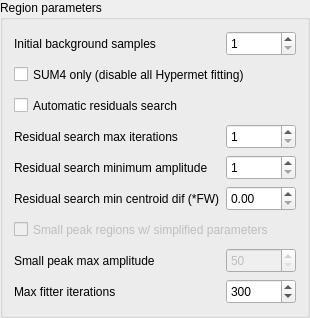
         <widget class="QGroupBox" name="groupBox_2">
          <property name="title">
           <string>Region parameters</string>
          </property>
          <layout class="QGridLayout" name="gridLayout_2">
           <item row="6" column="0">
            <layout class="QHBoxLayout" name="horizontalLayout_27">
             <item>
              <widget class="QLabel" name="label_50">
               <property name="minimumSize">
                <size>
                 <width>0</width>
                 <height>25</height>
                </size>
               </property>
               <property name="maximumSize">
                <size>
                 <width>16777215</width>
                 <height>25</height>
                </size>
               </property>
               <property name="text">
                <string>Residual search min centroid dif (*FW)</string>
               </property>
              </widget>
             </item>
             <item>
              <widget class="QDoubleSpinBox" name="doubleResidTooClose">
               <property name="minimumSize">
                <size>
                 <width>70</width>
                 <height>25</height>
                </size>
               </property>
               <property name="maximumSize">
                <size>
                 <width>70</width>
                 <height>25</height>
                </size>
               </property>
               <property name="decimals">
                <number>2</number>
               </property>
               <property name="minimum">
                <double>0.000000000000000</double>
               </property>
               <property name="singleStep">
                <double>0.010000000000000</double>
               </property>
              </widget>
             </item>
            </layout>
           </item>
           <item row="2" column="0">
            <widget class="QCheckBox" name="checkResidAuto">
             <property name="enabled">
              <bool>true</bool>
             </property>
             <property name="minimumSize">
              <size>
               <width>0</width>
               <height>25</height>
              </size>
             </property>
             <property name="maximumSize">
              <size>
               <width>16777215</width>
               <height>25</height>
              </size>
             </property>
             <property name="layoutDirection">
              <enum>Qt::LeftToRight</enum>
             </property>
             <property name="text">
              <string>Automatic residuals search</string>
             </property>
            </widget>
           </item>
           <item row="9" column="0">
            <layout class="QHBoxLayout" name="horizontalLayout_19">
             <item>
              <widget class="QLabel" name="label_40">
               <property name="minimumSize">
                <size>
                 <width>0</width>
                 <height>25</height>
                </size>
               </property>
               <property name="maximumSize">
                <size>
                 <width>16777215</width>
                 <height>25</height>
                </size>
               </property>
               <property name="text">
                <string>Max fitter iterations</string>
               </property>
              </widget>
             </item>
             <item>
              <widget class="QSpinBox" name="spinFitterMaxIterations">
               <property name="enabled">
                <bool>true</bool>
               </property>
               <property name="minimumSize">
                <size>
                 <width>70</width>
                 <height>25</height>
                </size>
               </property>
               <property name="maximumSize">
                <size>
                 <width>70</width>
                 <height>25</height>
                </size>
               </property>
               <property name="minimum">
                <number>5</number>
               </property>
               <property name="maximum">
                <number>20000</number>
               </property>
               <property name="singleStep">
                <number>10</number>
               </property>
               <property name="value">
                <number>300</number>
               </property>
              </widget>
             </item>
            </layout>
           </item>
           <item row="8" column="0">
            <layout class="QHBoxLayout" name="horizontalLayout_11">
             <item>
              <widget class="QLabel" name="label_11">
               <property name="minimumSize">
                <size>
                 <width>0</width>
                 <height>25</height>
                </size>
               </property>
               <property name="maximumSize">
                <size>
                 <width>16777215</width>
                 <height>25</height>
                </size>
               </property>
               <property name="text">
                <string>Small peak max amplitude</string>
               </property>
              </widget>
             </item>
             <item>
              <widget class="QSpinBox" name="spinSmallMaxAmplitude">
               <property name="enabled">
                <bool>false</bool>
               </property>
               <property name="minimumSize">
                <size>
                 <width>70</width>
                 <height>25</height>
                </size>
               </property>
               <property name="maximumSize">
                <size>
                 <width>70</width>
                 <height>25</height>
                </size>
               </property>
               <property name="minimum">
                <number>50</number>
               </property>
               <property name="maximum">
                <number>50000</number>
               </property>
               <property name="singleStep">
                <number>10</number>
               </property>
              </widget>
             </item>
            </layout>
           </item>
           <item row="4" column="0">
            <layout class="QHBoxLayout" name="horizontalLayout_9">
             <item>
              <widget class="QLabel" name="label_9">
               <property name="minimumSize">
                <size>
                 <width>0</width>
                 <height>25</height>
                </size>
               </property>
               <property name="maximumSize">
                <size>
                 <width>16777215</width>
                 <height>25</height>
                </size>
               </property>
               <property name="text">
                <string>Residual search max iterations</string>
               </property>
              </widget>
             </item>
             <item>
              <widget class="QSpinBox" name="spinResidMaxIterations">
               <property name="minimumSize">
                <size>
                 <width>70</width>
                 <height>25</height>
                </size>
               </property>
               <property name="maximumSize">
                <size>
                 <width>70</width>
                 <height>25</height>
                </size>
               </property>
               <property name="minimum">
                <number>1</number>
               </property>
               <property name="maximum">
                <number>20</number>
               </property>
              </widget>
             </item>
            </layout>
           </item>
           <item row="5" column="0">
            <layout class="QHBoxLayout" name="horizontalLayout_10">
             <item>
              <widget class="QLabel" name="label_10">
               <property name="minimumSize">
                <size>
                 <width>0</width>
                 <height>25</height>
                </size>
               </property>
               <property name="maximumSize">
                <size>
                 <width>16777215</width>
                 <height>25</height>
                </size>
               </property>
               <property name="text">
                <string>Residual search minimum amplitude</string>
               </property>
              </widget>
             </item>
             <item>
              <widget class="QSpinBox" name="spinResidMinAmplitude">
               <property name="enabled">
                <bool>true</bool>
               </property>
               <property name="minimumSize">
                <size>
                 <width>70</width>
                 <height>25</height>
                </size>
               </property>
               <property name="maximumSize">
                <size>
                 <width>70</width>
                 <height>25</height>
                </size>
               </property>
               <property name="minimum">
                <number>1</number>
               </property>
               <property name="maximum">
                <number>50000</number>
               </property>
              </widget>
             </item>
            </layout>
           </item>
           <item row="0" column="0">
            <layout class="QHBoxLayout" name="horizontalLayout_8">
             <item>
              <widget class="QLabel" name="label_8">
               <property name="minimumSize">
                <size>
                 <width>0</width>
                 <height>25</height>
                </size>
               </property>
               <property name="maximumSize">
                <size>
                 <width>16777215</width>
                 <height>25</height>
                </size>
               </property>
               <property name="text">
                <string>Initial background samples</string>
               </property>
              </widget>
             </item>
             <item>
              <widget class="QSpinBox" name="spinEdgeSamples">
               <property name="minimumSize">
                <size>
                 <width>70</width>
                 <height>25</height>
                </size>
               </property>
               <property name="maximumSize">
                <size>
                 <width>70</width>
                 <height>25</height>
                </size>
               </property>
               <property name="minimum">
                <number>1</number>
               </property>
              </widget>
             </item>
            </layout>
           </item>
           <item row="7" column="0">
            <widget class="QCheckBox" name="checkSmallSimplify">
             <property name="enabled">
              <bool>false</bool>
             </property>
             <property name="minimumSize">
              <size>
               <width>0</width>
               <height>25</height>
              </size>
             </property>
             <property name="maximumSize">
              <size>
               <width>16777215</width>
               <height>25</height>
              </size>
             </property>
             <property name="layoutDirection">
              <enum>Qt::LeftToRight</enum>
             </property>
             <property name="text">
              <string>Small peak regions w/ simplified parameters</string>
             </property>
            </widget>
           </item>
           <item row="1" column="0">
            <widget class="QCheckBox" name="checkOnlySum4">
             <property name="enabled">
              <bool>true</bool>
             </property>
             <property name="minimumSize">
              <size>
               <width>0</width>
               <height>25</height>
              </size>
             </property>
             <property name="maximumSize">
              <size>
               <width>16777215</width>
               <height>25</height>
              </size>
             </property>
             <property name="layoutDirection">
              <enum>Qt::LeftToRight</enum>
             </property>
             <property name="text">
              <string>SUM4 only (disable all Hypermet fitting)</string>
             </property>
            </widget>
           </item>
          </layout>
         </widget>
